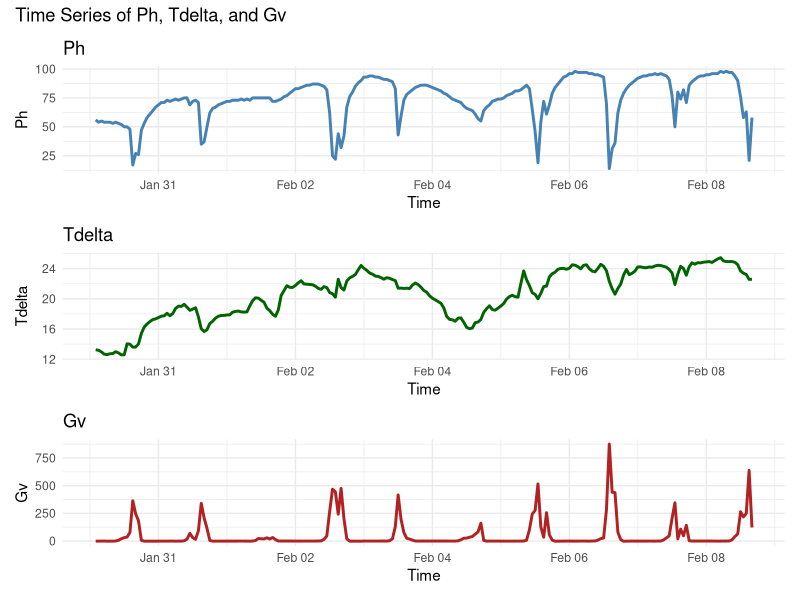

Recreate this plot in R.
# Libraries to be used in this assignment
# install.packages("forecast")
library(ggplot2)
library(forecast)
library(lubridate)
library(patchwork)

setwd("Assignment3")
print(getwd())

# ----------------------------- Exercise 1 -----------------------------------




# ----------------------------- Exercise 2 -----------------------------------




# ----------------------------- Exercise 3 -----------------------------------
#3.1. Read the data and plot the three non-lagged time series (Ph,Tdelta,Gv). Describe the time series and if you can see some dependencies between the variables.
D3 <- read.csv("box_data_60min.csv")
str(D3)

# Convert tdate to datetime
D3$tdate <- ymd_hms(D3$tdate)
print(D3$tdate[1:5])

p1 <- ggplot(D3, aes(x = tdate, y = Ph)) +
  geom_line(color = "steelblue", size = 1) +
  labs(title = "Ph", x = "Time", y = "Ph") +
  theme_minimal()

p2 <- ggplot(D3, aes(x = tdate, y = Tdelta)) +
  geom_line(color = "darkgreen", size = 1) +
  labs(title = "Tdelta", x = "Time", y = "Tdelta") +
  theme_minimal()

p3 <- ggplot(D3, aes(x = tdate, y = Gv)) +
  geom_line(color = "firebrick", size = 1) +
  labs(title = "Gv", x = "Time", y = "Gv") +
  theme_minimal()

# Combine plots into one figure
combined_plot <- p1 / p2 / p3 + plot_annotation(title = "Time Series of Ph, Tdelta, and Gv")
combined_plot

#3.2. Divide intro train and test set
# Define the split point
test_start <- ymd_hms("2013-02-06 00:00:00")

# Split into training and test sets
D3_train <- D3[D3$tdate <= test_start, ]
D3_test <- D3[D3$tdate > test_start, ]

str(D3_train) #should be 167 observations
